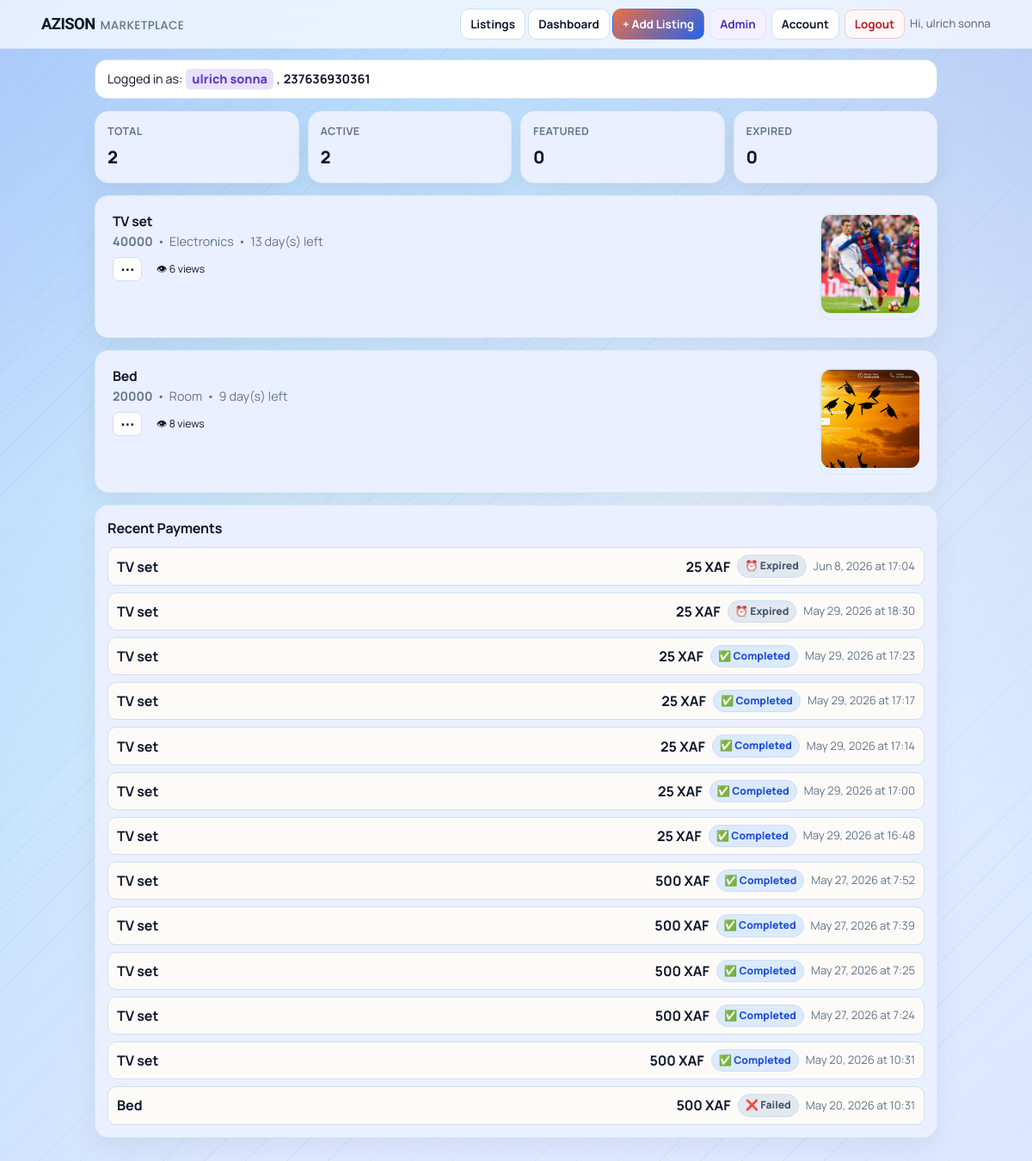
The app's page /dashboard (signed in) with its own data.
### tables this page shows
CREATE TABLE users(
            id INTEGER PRIMARY KEY AUTOINCREMENT,
            full_name TEXT NOT NULL,
            phone TEXT NOT NULL UNIQUE,
            password_hash TEXT NOT NULL,
            email TEXT,
            google_sub TEXT,
            auth_provider TEXT NOT NULL DEFAULT 'local',
            created_at TEXT NOT NULL
        , is_admin INTEGER DEFAULT 0, is_active INTEGER DEFAULT 1, is_verified INTEGER DEFAULT 0);

CREATE TABLE listings(
            id INTEGER PRIMARY KEY AUTOINCREMENT,
            title TEXT,
            price TEXT,
            category TEXT,
            phone TEXT,
            owner_phone TEXT,
            leave_date TEXT,
            description TEXT,
            image TEXT,
            is_featured INTEGER DEFAULT 0
        , view_count INTEGER DEFAULT 0);

CREATE TABLE payments(
            id INTEGER PRIMARY KEY AUTOINCREMENT,
            listing_id INTEGER NOT NULL,
            reference TEXT NOT NULL UNIQUE,
            amount INTEGER NOT NULL,
            status TEXT NOT NULL,
            phone TEXT,
            created_at TEXT NOT NULL
        , provider_reference TEXT);

### app.py (the view)
@app.route("/dashboard")
@login_required
def dashboard():
    conn = get_db()
    cursor = conn.cursor()
    owner_phone = get_authenticated_owner_phone()
    expire_stale_pending_payments(cursor)
    conn.commit()
    cursor.execute(
        """
        SELECT * FROM listings
        WHERE owner_phone = ?
        ORDER BY is_featured DESC, id DESC
        """,
        (owner_phone,),
    )
    rows = cursor.fetchall()
    cursor.execute(
        """
        SELECT p.id, p.listing_id, p.reference AS reference_id, p.amount, p.status, p.phone, p.created_at,
               l.title AS listing_title
        FROM payments p
        JOIN listings l ON l.id = p.listing_id
        WHERE l.owner_phone = ?
        ORDER BY p.id DESC
        """,
        (owner_phone,),
    )
    payment_rows = cursor.fetchall()
    conn.close()
    today = current_date()
    listings = []
    pending_payments_by_listing = {}
    payment_history = []
    stats = {
        "total": 0,
        "active": 0,
        "soon": 0,
        "expired": 0,
        "featured": 0,
    }
    for payment_row in payment_rows:
        normalized_status = resolve_internal_payment_status(payment_row["status"]) or PAYMENT_STATUS_PENDING
        if normalized_status == PAYMENT_STATUS_PENDING and payment_row["listing_id"] not in pending_payments_by_listing:
            pending_payments_by_listing[payment_row["listing_id"]] = payment_row["reference_id"]
        payment_history.append(build_dashboard_payment_view(payment_row))
    for row in rows:
        leave_date = datetime.strptime(row["leave_date"], "%Y-%m-%d").date()
        days_left = (leave_date - today).days
        is_expired = days_left < 0
        is_soon = 0 <= days_left <= 3
        is_featured = row["is_featured"] == 1
        updated_at = row_value(row, "updated_at")
        stats["total"] += 1
        if is_featured:
            stats["featured"] += 1
        if is_expired:
            stats["expired"] += 1
        else:
            stats["active"] += 1
            if is_soon:
                stats["soon"] += 1
        listings.append(
            {
                "id": row["id"],
                "title": row["title"],
                "price": row["price"],
                "category": row["category"],
                "phone": row["phone"],
                "leave_date": row["leave_date"],
                "description": row["description"] or "",
                "image": row["image"],
                "is_featured": row["is_featured"],
                "days_left": days_left,
                "is_expired": is_expired,
                "is_soon": is_soon,
                "pending_payment_reference": pending_payments_by_listing.get(row["id"], ""),
                "view_count": row["view_count"],
                "last_updated_label": format_payment_date(updated_at) if updated_at else "",
            }
        )
    return render_template(
        "dashboard.html",
        listings=listings,
        stats=stats,
        payment_history=payment_history[:20],
        boost_amount=effective_boost_amount(),
    )

### app.py (called while the page is built)
def env_flag(name):
    return os.getenv(name, "").strip().lower() in {"1", "true", "yes", "on"}

def get_db():
    if USE_POSTGRES:
        if psycopg2 is None:
            raise RuntimeError("DATABASE_URL is set but psycopg2 is not installed.")
        return PostgresConnection(psycopg2.connect(normalize_database_url(DATABASE_URL)))
    conn = sqlite3.connect(SQLITE_DATABASE_PATH)
    conn.row_factory = sqlite3.Row
    return conn

def normalize_phone(raw_phone):
    if not raw_phone:
        return ""
    phone = re.sub(r"\D", "", raw_phone)
    if phone.startswith("00"):
        phone = phone[2:]
    national_number = ""
    if phone.startswith("237") and len(phone) == 12:
        national_number = phone[3:]
    elif len(phone) == 10 and phone.startswith("0"):
        national_number = phone[1:]
    elif len(phone) == 9:
        national_number = phone
    else:
        return ""
    if len(national_number) != 9 or national_number[0] not in {"2", "6"}:
        return ""
    phone = "237" + national_number
    return phone

def get_session_user_id():
    raw_user_id = session.get("user_id")
    if raw_user_id is None:
        return None
    try:
        return int(raw_user_id)
    except (TypeError, ValueError):
        session.pop("user_id", None)
        return None

def listing_image_url(image_value):
    image_value = (image_value or "").strip()
    if not image_value:
        return ""
    if image_value.startswith(("http://", "https://")):
        return image_value
    return url_for("static", filename=f"uploads/{image_value}")

def current_date():
    return datetime.today().date()

def effective_boost_amount() -> int:
    return BOOST_LISTING_AMOUNT

def normalize_payment_status(status):
    return (status or "").strip().upper()

def format_payment_date(raw_datetime):
    raw_datetime = (raw_datetime or "").strip()
    if not raw_datetime:
        return "Date unavailable"
    try:
        parsed = datetime.fromisoformat(raw_datetime.replace("Z", "+00:00"))
    except ValueError:
        return raw_datetime[:10] if len(raw_datetime) >= 10 else raw_datetime
    return parsed.strftime("%b %d, %Y at %H:%M").replace(" 0", " ")

def format_xaf_amount(amount):
    try:
        return f"{int(amount):,} XAF"
    except (TypeError, ValueError):
        return f"{amount or 0} XAF"

def row_value(row, key, default=""):
    try:
        value = row[key]
    except (KeyError, IndexError):
        return default
    return default if value is None else value

### templates/dashboard.html (shortened to what this page needs)
<!DOCTYPE html>
<html lang="en">
<head>
<link rel="stylesheet" href="{{ url_for('static', filename='css/marketplace.css') }}">
</head>
<body>
{% include "_navigation.html" %}
<main class="page">
<div class="user-info-bar">Logged in as: <span class="user-name">{{ current_user['full_name'] }}</span>, <span class="user-phone">{{ current_user['phone'] }}</span></div>
<section class="stats">
<article class="stat"><span class="label">Total</span><strong class="value">{{ stats['total'] }}</strong></article>
<article class="stat"><span class="label">Active</span><strong class="value">{{ stats['active'] }}</strong></article>
<article class="stat"><span class="label">Featured</span><strong class="value">{{ stats['featured'] }}</strong></article>
<article class="stat"><span class="label">Expired</span><strong class="value">{{ stats['expired'] }}</strong></article>
</section>
<section class="list">
{% if listings %}
{% for item in listings %}
<article class="card">
<div class="card-body">
<h2 style="display:flex;flex-wrap:wrap;align-items:center;gap:6px;">{{ item['title'] }}{% if item['is_featured'] == 1 %}<span class="badge featured" style="font-size:.7rem;padding:2px 7px;">🔥 Featured</span>{% endif %}</h2>
<p class="meta">
<span><strong>{{ item['price'] }}</strong></span>
<span>•</span>
<span>{{ item['category'] }}</span>
<span>•</span>
{% if item['is_expired'] %}<span class="deadline expired">Expired {{ item['days_left'] * -1 }} day(s) ago</span>{% elif item['is_soon'] %}<span class="deadline soon">⚡ {{ item['days_left'] }} day(s) left</span>{% else %}<span class="deadline">{{ item['days_left'] }} day(s) left</span>{% endif %}
</p>
<div class="card-footer">
<div class="menu-wrap">
<button class="menu-toggle" type="button" aria-haspopup="true" aria-expanded="false" aria-label="Actions">⋯</button>
</div>
<span class="badge views-badge">👁 {{ item['view_count'] or 0 }} views</span>
</div>
</div>
{% if item['image'] %}<a class="thumb-link lightbox-trigger" href="{{ listing_image_url(item['image']) }}" title="Open full image"><img class="thumb" src="{{ listing_image_url(item['image']) }}" alt="{{ item['title'] }}"></a>{% endif %}
</article>
{% endfor %}
{% else %}
<div class="empty"><p>No listings yet on your dashboard.</p><a class="btn primary" href="{{ url_for('create') }}">Post your first listing</a></div>
{% endif %}
</section>
<section class="history">
<h2>Recent Payments</h2>
{% if payment_history %}
<div style="display:grid;gap:8px;">
{% for payment in payment_history %}
<div style="border:1px solid var(--line);border-radius:10px;padding:8px 10px;display:flex;flex-wrap:wrap;gap:8px;align-items:center;background:#fcfbf8;">
<span style="font-weight:700;flex:1;min-width:120px;"><a href="{{ url_for('listing_detail', id=payment['listing_id']) }}" style="color:var(--text);text-decoration:none;">{{ payment['listing_title'] }}</a></span>
<span><strong>{{ payment['amount_label'] }}</strong></span>
<span class="{{ payment['badge_class'] }}"><span class="payment-status-icon" aria-hidden="true">{{ payment['status_icon'] }}</span>{{ payment['status_label'] }}</span>
<span style="color:var(--muted);font-size:.82rem;">{{ payment['created_label'] }}</span>
</div>
{% endfor %}
</div>
{% else %}
<p class="summary">No payment activity yet.</p>
{% endif %}
</section>
</main>
</body>
</html>

### templates/_navigation.html (shortened to what this page needs)
<nav class="nav-bar" role="navigation" aria-label="Main navigation">
    <div class="nav-inner">
        <a class="nav-brand" href="{{ url_for('home') }}">
            <span class="brand">AZISON</span>
            <span class="site-title">MARKETPLACE</span>
        </a>
        <div class="nav-links">
            <div class="nav-links-visible">
                <a class="nav-link" href="{{ url_for('home') }}">Listings</a>
                {% if is_logged_in %}
                    <a class="nav-link" href="{{ url_for('dashboard') }}">Dashboard</a>
                    <a class="nav-link primary" href="{{ url_for('create') }}">+ Add Listing</a>
                {% else %}
                    <a class="nav-link" href="{{ url_for('register') }}">Register</a>
                    <a class="nav-link" href="{{ url_for('login') }}">Login</a>
                {% endif %}
            </div>
            <div class="nav-links-extra" id="navLinksExtra">
                {% if is_logged_in %}
                    {% if current_user and current_user.get('is_admin') %}
                        <a class="nav-link admin" href="{{ url_for('admin_panel') }}">Admin</a>
                    {% endif %}
                    <a class="nav-link" href="{{ url_for('account_settings') }}">Account</a>
                    <form class="inline-form" method="POST" action="{{ url_for('logout') }}">
                        <button class="nav-link logout-btn" type="submit">Logout</button>
                    </form>
                    <span class="nav-user">Hi, {{ current_user['full_name'] }}</span>
                {% else %}
                    {% if google_oauth_enabled %}
                        <a class="nav-link google" href="{{ url_for('login_google', next=url_for('home')) }}">Google</a>
                    {% endif %}
                    <a class="nav-link primary" href="{{ url_for('login', next=url_for('create')) }}">+ Add Listing</a>
                {% endif %}
            </div>
        </div>
    </div>
</nav>

### static/css/marketplace.css (style rules this page uses)
:root { --bg: #dfe9ff; --card: #ffffff; --surface: #eaf0ff; --surface-alt: #eef4ff; --text: #0f172a; --muted: #64748b; --line: #d0dfee; --line-soft: #dceaf5; --brand: #2563eb; --brand-light: #3b82f6; --accent: #dbeafe; --urgent: #b45309; --featured: #1d4ed8; --chip: #eaf0ff; --soft: #f4f8ff; --auth-bg: #eaf0ff; --ok: #15803d; --warn: #b45309; --danger: #b91c1c; --shadow-sm: 0 1px 3px rgba(15, 23, 42, 0.06); --shadow-md: 0 4px 12px rgba(15, 23, 42, 0.05), 0 1px 3px rgba(15, 23, 42, 0.06); --shadow-lg: 0 12px 30px rgba(15, 23, 42, 0.06); --shadow-xl: 0 20px 40px rgba(15, 23, 42, 0.08); --radius-sm: 12px; --radius-md: 12px; --radius-lg: 16px; }
html { color-scheme: light; }
body { line-height: 1.5; background: repeating-linear-gradient(135deg, rgba(37, 99, 235, 0.06) 0 1px, transparent 1px 34px), linear-gradient(120deg, rgba(37, 99, 235, 0.22) 0%, rgba(14, 165, 233, 0.12) 28%, transparent 56%), linear-gradient(235deg, rgba(30, 64, 175, 0.14) 0%, rgba(191, 219, 254, 0.16) 34%, transparent 62%), linear-gradient(180deg, #cfe4ff 0%, #e4f0ff 42%, var(--bg) 100%); background-attachment: fixed; }
a { color: #1d4ed8; }
h1, h2, h3, .title, .section-title, .related-title { color: var(--text); letter-spacing: 0; }
.page { margin-top: 12px; }
.brand { font-family: "Sora", "Manrope", sans-serif; font-weight: 800; letter-spacing: -0.03em; }
.site-title { font-family: "Poppins", "Manrope", sans-serif; font-weight: 500; letter-spacing: 0.02em; color: var(--muted); }
.card, .stat, .history { border: 1px solid var(--line-soft); border-radius: var(--radius-lg); background: var(--surface); box-shadow: var(--shadow-lg); }
.card { padding: 20px; transition: box-shadow 0.2s ease, transform 0.2s ease; }
.card.clickable, .related-card, .stat, .history, .btn, .back, .nav, .action-link, .action-btn, .link-btn, .danger-btn, .owner-link, .owner-btn, .cta, .related-link, .search button, .search .clear-btn, input[type="file"]::file-selector-button { transition: transform 0.14s ease, box-shadow 0.14s ease, border-color 0.14s ease, background-color 0.14s ease; }
.chip, .badge, .mini-badge { border: 1px solid transparent; border-radius: 999px; }
.chip { background: #ffffff; border-color: var(--line); color: #475569; }
.badge.featured, .chip.featured, .mini-badge.featured { background: #dbeafe; color: var(--featured); }
.chip.expired { background: #e2e8f0; color: #475569; }
.deadline { color: inherit; white-space: nowrap; }
.list { gap: 14px; }
.list .card, .card.clickable { display: grid; grid-template-columns: minmax(0, 1fr) 116px; align-items: start; gap: 8px; }
.list .card .card-body h2 { margin: 0 0 3px; font-size: 0.98rem; line-height: 1.2; letter-spacing: -0.01em; }
.list .card .card-footer { display: flex; align-items: center; justify-content: flex-start; flex-wrap: wrap; gap: 8px; margin-top: 7px; }
.list .card .card-footer .menu-wrap { position: relative; margin-top: 0; flex-shrink: 0; }
.list .card .card-footer .views-badge { flex-shrink: 0; font-size: 0.76rem; padding: 3px 8px; }
.thumb, .thumb-link { width: 116px; border-radius: var(--radius-sm); border: 1px solid var(--line-soft); }
.thumb { height: 116px; background: #eef2f7; }
.meta, .related-meta, .subtitle, .field-hint, .section-subtitle, .helper, .image-note { color: var(--muted); }
.stats { grid-template-columns: repeat(auto-fit, minmax(140px, 1fr)); }
.stat { padding: 14px; background: var(--surface); }
.stat .label, .label { letter-spacing: 0.03em; }

### records on screen
users: full_name "ulrich sonna", phone "237636930361"
listings: title "TV set", price "40000", category "Electronics", days_left "13", view_count "6", image (picture)
listings: title "Bed", price "20000", category "Room", days_left "9", view_count "8", image (picture)
payments: listing_title "TV set", amount_label "25 XAF", status_icon "⏰", status_label "Expired", created_label "Jun 8, 2026 at 17:04"
payments: listing_title "TV set", amount_label "25 XAF", status_icon "⏰", status_label "Expired", created_label "May 29, 2026 at 18:30"
payments: listing_title "TV set", amount_label "25 XAF", status_icon "✅", status_label "Completed", created_label "May 29, 2026 at 17:23"
payments: listing_title "TV set", amount_label "25 XAF", status_icon "✅", status_label "Completed", created_label "May 29, 2026 at 17:17"
payments: listing_title "TV set", amount_label "25 XAF", status_icon "✅", status_label "Completed", created_label "May 29, 2026 at 17:14"
payments: listing_title "TV set", amount_label "25 XAF", status_icon "✅", status_label "Completed", created_label "May 29, 2026 at 17:00"
payments: listing_title "TV set", amount_label "25 XAF", status_icon "✅", status_label "Completed", created_label "May 29, 2026 at 16:48"
payments: listing_title "TV set", amount_label "500 XAF", status_icon "✅", status_label "Completed", created_label "May 27, 2026 at 7:52"
payments: listing_title "TV set", amount_label "500 XAF", status_icon "✅", status_label "Completed", created_label "May 27, 2026 at 7:39"
payments: listing_title "TV set", amount_label "500 XAF", status_icon "✅", status_label "Completed", created_label "May 27, 2026 at 7:25"
payments: listing_title "TV set", amount_label "500 XAF", status_icon "✅", status_label "Completed", created_label "May 27, 2026 at 7:24"
payments: listing_title "TV set", amount_label "500 XAF", status_icon "✅", status_label "Completed", created_label "May 20, 2026 at 10:31"
payments: listing_title "Bed", amount_label "500 XAF", status_icon "❌", status_label "Failed", created_label "May 20, 2026 at 10:31"

### other values on screen
{{ stats['total'] }} "2"
{{ stats['active'] }} "2"
{{ stats['featured'] }} "0"
{{ stats['expired'] }} "0"
